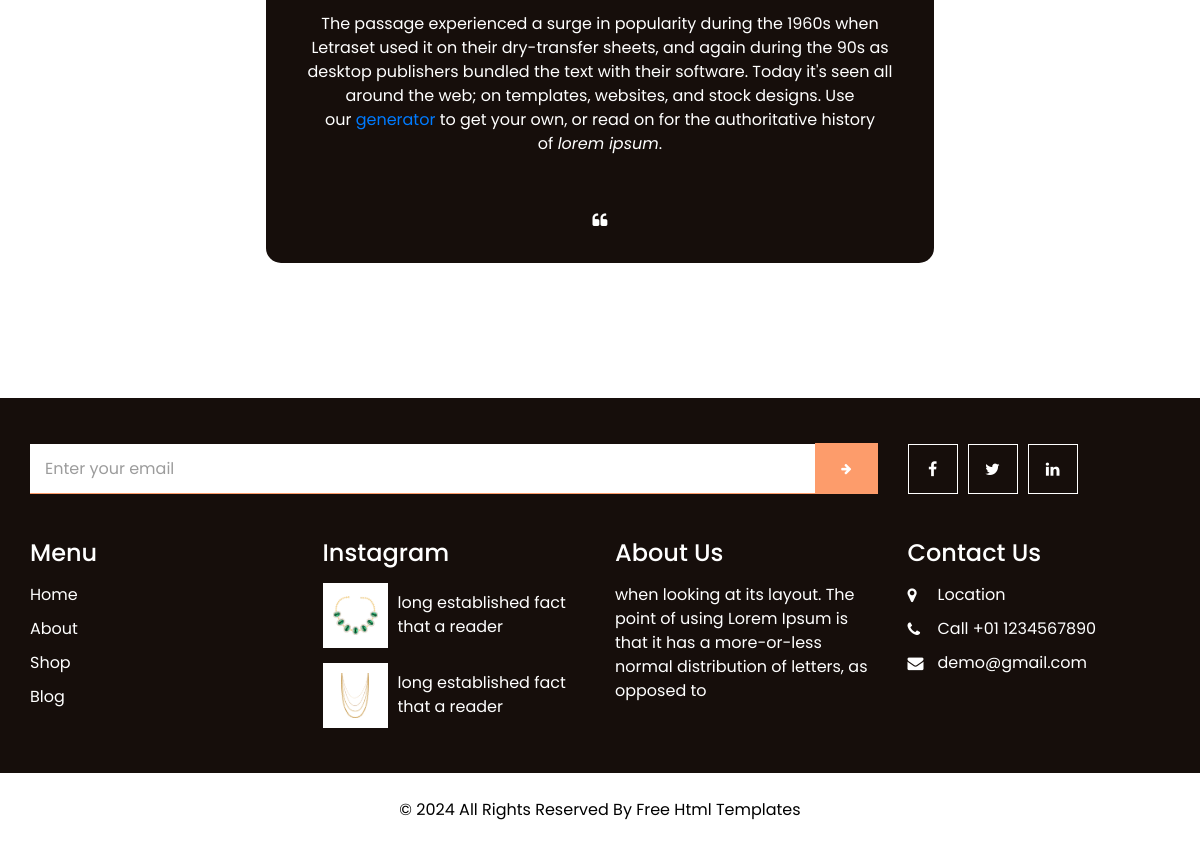
Before: / (lower part) with the older database file.
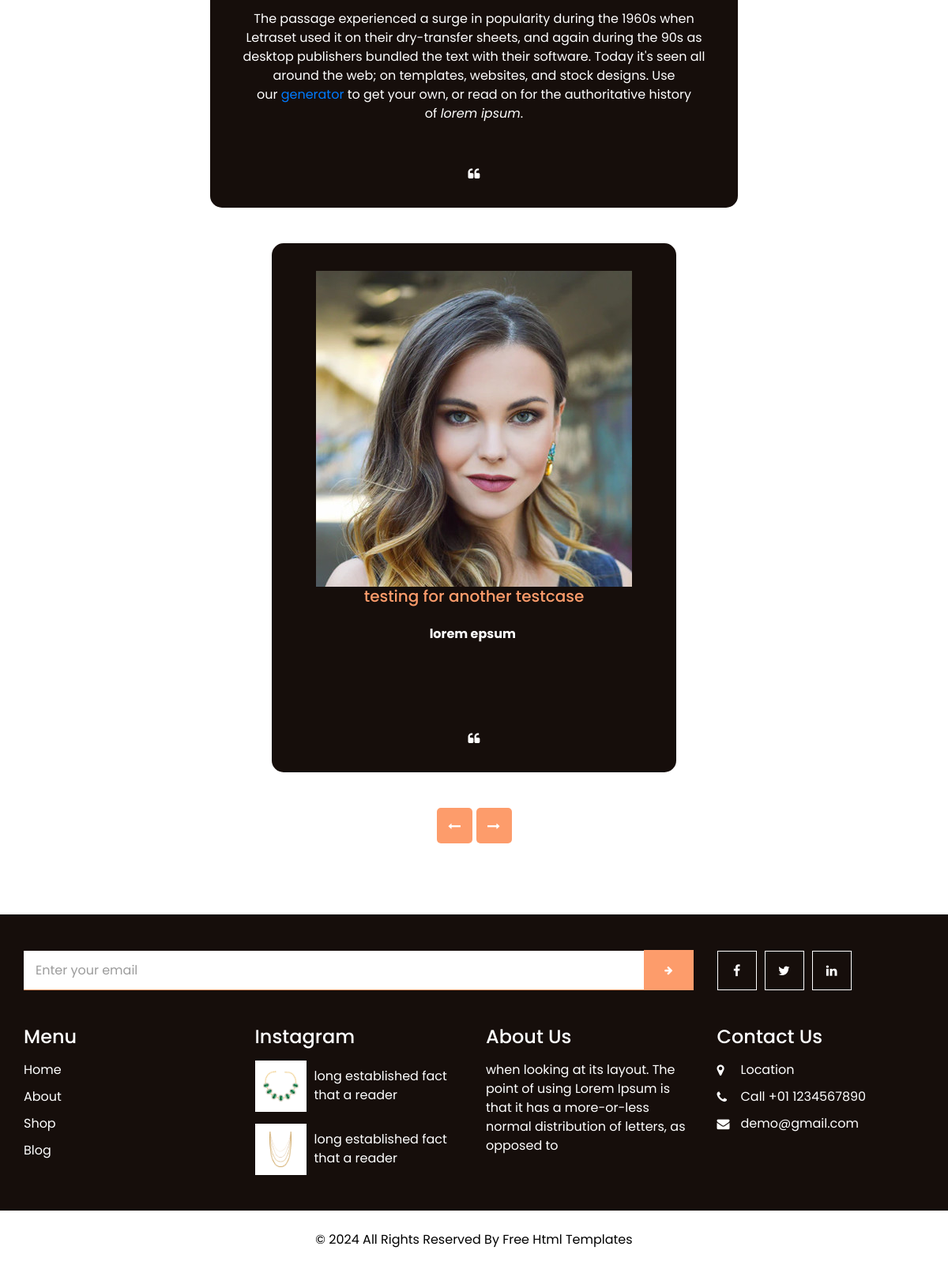
After: the same page with the newer database file.
### news/models.py (models this page shows)
class News(models.Model):
    icon=models.ImageField()
    title=models.CharField(max_length=50)
    description=HTMLField()

### mysite/views.py (the view)
# urls.py: path('',views.index),
def index(request):
    servicesData=Service.objects.all()
    newsdata=News.objects.all()
    data={'servicesData':servicesData,
          'newsdata':newsdata}
    return render(request, "index.html",data)

### templates/index.html (shortened to what this page needs)
{% include "header.html" %}
<br>
<br>
<br>
<br>
<br>
<br>
    <section class="client_section layout_padding">
      <div class="container">
        <div
          id="carouselExample2Controls"
          class="carousel slide"
          data-ride="carousel"
        >
          <div class="carousel-inner">
            <div class="carousel-item active">
              <div class="row">
                {% for n in newsdata %}
                <div class="col-md-11 col-lg-10 mx-auto">
                  <div class="box">
                    <div class="{{n.icon}}">
                      <img src="/static/images/client.jpg" alt="" />
                    </div>
                    <div class="detail-box">
                      <div class="name">
                        <h6>{{n.title|safe}}</h6>
                      </div>
                      <p>
                      {{n.description|safe}}
                      </p>
                      <i class="fa fa-quote-left" aria-hidden="true"></i>
                    </div>
                  </div>
                  {% endfor %}
                </div>
              </div>
            </div>
          </div>
          <div class="carousel_btn-container">
            <a
              class="carousel-control-prev"
              href="#carouselExample2Controls"
              role="button"
              data-slide="prev"
            >
              <i class="fa fa-long-arrow-left" aria-hidden="true"></i>
            </a>
            <a
              class="carousel-control-next"
              href="#carouselExample2Controls"
              role="button"
              data-slide="next"
            >
              <i class="fa fa-long-arrow-right" aria-hidden="true"></i>
            </a>
          </div>
        </div>
      </div>
    </section>
    <section class="info_section layout_padding2">
      <div class="container">
        <div class="row info_form_social_row">
          <div class="col-md-8 col-lg-9">
            <div class="info_form">
              <form action="">
                <input type="email" placeholder="Enter your email" />
                <button>
                  <i class="fa fa-arrow-right" aria-hidden="true"></i>
                </button>
              </form>
            </div>
          </div>
          <div class="col-md-4 col-lg-3">
            <div class="social_box">
              <a href="">
                <i class="fa fa-facebook" aria-hidden="true"></i>
              </a>
              <a href="">
                <i class="fa fa-twitter" aria-hidden="true"></i>
              </a>
              <a href="">
                <i class="fa fa-linkedin" aria-hidden="true"></i>
              </a>
            </div>
          </div>
        </div>
        <div class="row info_main_row">
          <div class="col-md-6 col-lg-3">
            <div class="info_links">
              <h4>Menu</h4>
              <div class="info_links_menu">
                <a href="index.html">Home</a>
                <a href="about.html">About</a>
                <a href="shop.html">Shop</a>
                <a href="blog.html">Blog</a>
              </div>
            </div>
          </div>
          <div class="col-md-6 col-lg-3">
            <div class="info_insta">
              <h4>Instagram</h4>
              <div class="insta_box">
                <div class="img-box">
                  <img src="/static/images/p1.png" alt="" />
                </div>
                <p>long established fact that a reader</p>
              </div>
              <div class="insta_box">
                <div class="img-box">
                  <img src="/static/images/p2.png" alt="" />
                </div>
                <p>long established fact that a reader</p>
              </div>
            </div>
          </div>
          <div class="col-md-6 col-lg-3">
            <div class="info_detail">
              <h4>About Us</h4>
              <p class="mb-0">
                when looking at its layout. The point of using Lorem Ipsum is
                that it has a more-or-less normal distribution of letters, as
                opposed to
              </p>
            </div>
          </div>
          <div class="col-md-6 col-lg-3">
            <h4>Contact Us</h4>
            <div class="info_contact">
              <a href="">
                <i class="fa fa-map-marker" aria-hidden="true"></i>
                <span> Location </span>
              </a>
              <a href="">
                <i class="fa fa-phone" aria-hidden="true"></i>
                <span> Call +01 1234567890 </span>
              </a>
              <a href="">
                <i class="fa fa-envelope"></i>
                <span> demo@gmail.com </span>
              </a>
            </div>
          </div>
        </div>
      </div>
    </section>
{% include "footer.html" %}

### templates/header.html (shortened to what this page needs)
<!DOCTYPE html>
<html>
  <head>
    <link rel="stylesheet" type="text/css" href="/static/css/bootstrap.css" />
    <link href="/static/css/font-awesome.min.css" rel="stylesheet" />
    <link href="/static/css/style.css" rel="stylesheet" />
    <link href="/static/css/responsive.css" rel="stylesheet" />
  </head>
  <body>

### templates/footer.html (shortened to what this page needs)
    <footer class="footer_section">
        <div class="container">
          <p>
            &copy; <span id="displayYear"></span> All Rights Reserved By
            <a href="https://html.design/">Free Html Templates</a>
          </p>
        </div>
      </footer>
    </body>
  </html>

### static/css/responsive.css (style rules this page uses)
@media (min-width: 1200px) { .container { max-width: 1170px; } }

Changed rows visible on the page:
added News: title "testing for another testcase", description "lorem epsum"
